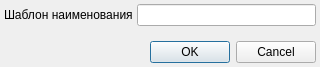
<?xml version="1.0" encoding="UTF-8"?>
<ui version="4.0">
 <class>ItemFilterDialog</class>
 <widget class="QDialog" name="ItemFilterDialog">
  <property name="geometry">
   <rect>
    <x>0</x>
    <y>0</y>
    <width>320</width>
    <height>67</height>
   </rect>
  </property>
  <property name="windowTitle">
   <string>Dialog</string>
  </property>
  <layout class="QGridLayout" name="gridLayout">
   <property name="margin">
    <number>4</number>
   </property>
   <property name="spacing">
    <number>4</number>
   </property>
   <item row="0" column="0">
    <widget class="QLabel" name="lblNameTemplate">
     <property name="text">
      <string>Шаблон наименования</string>
     </property>
    </widget>
   </item>
   <item row="0" column="1">
    <widget class="QLineEdit" name="edtNameTemplate"/>
   </item>
   <item row="2" column="0" colspan="2">
    <widget class="QDialogButtonBox" name="buttonBox">
     <property name="orientation">
      <enum>Qt::Horizontal</enum>
     </property>
     <property name="standardButtons">
      <set>QDialogButtonBox::Cancel|QDialogButtonBox::Ok</set>
     </property>
    </widget>
   </item>
   <item row="1" column="0">
    <spacer name="verticalSpacer">
     <property name="orientation">
      <enum>Qt::Vertical</enum>
     </property>
     <property name="sizeHint" stdset="0">
      <size>
       <width>20</width>
       <height>40</height>
      </size>
     </property>
    </spacer>
   </item>
  </layout>
 </widget>
 <resources/>
 <connections>
  <connection>
   <sender>buttonBox</sender>
   <signal>accepted()</signal>
   <receiver>ItemFilterDialog</receiver>
   <slot>accept()</slot>
   <hints>
    <hint type="sourcelabel">
     <x>248</x>
     <y>254</y>
    </hint>
    <hint type="destinationlabel">
     <x>157</x>
     <y>274</y>
    </hint>
   </hints>
  </connection>
  <connection>
   <sender>buttonBox</sender>
   <signal>rejected()</signal>
   <receiver>ItemFilterDialog</receiver>
   <slot>reject()</slot>
   <hints>
    <hint type="sourcelabel">
     <x>316</x>
     <y>260</y>
    </hint>
    <hint type="destinationlabel">
     <x>286</x>
     <y>274</y>
    </hint>
   </hints>
  </connection>
 </connections>
</ui>
